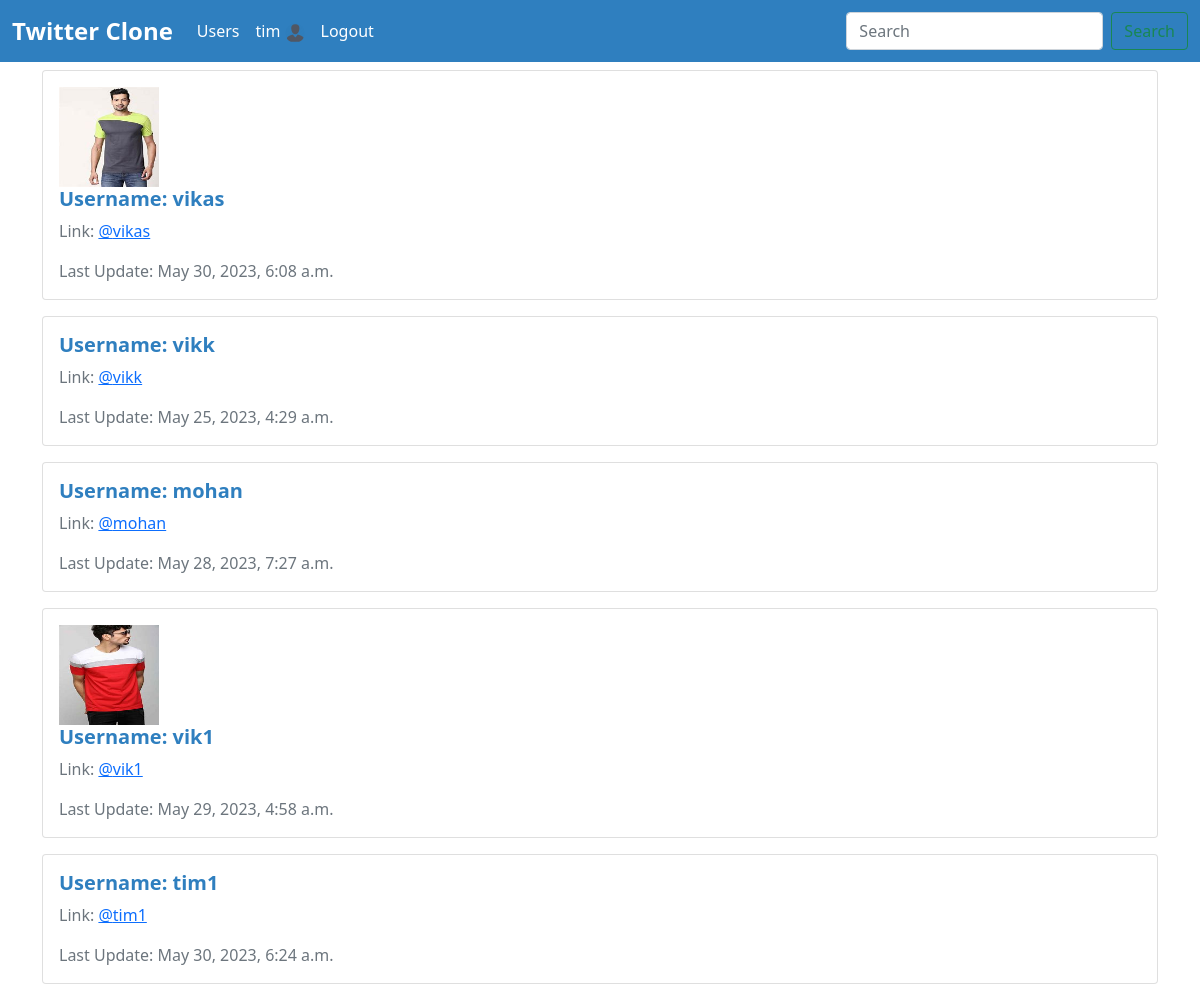
The page /user-profile/ (signed in) on the database its author committed.
### app/models.py (models this page shows, shortened)
class Profile(models.Model):
    user = models.OneToOneField(User, on_delete=models.CASCADE)
    follows = models.ManyToManyField("self", related_name='followed_by', symmetrical=False, blank=True)
    profile_pic = models.ImageField(null=True, blank=True, upload_to='images/')
    bio = models.TextField(null=True, blank=True)
    social_link = models.CharField(max_length=200, null=True, blank=True)
    updated_date = models.DateTimeField(User, auto_now=True)

### app/views.py (the view)
# urls.py: path('user-profile/', views.user_profile, name='profile_list'),
def user_profile(request):
    if request.user.is_authenticated:
        profiles = Profile.objects.exclude(user=request.user)
        context = {
            'profiles':profiles
        }
        return render(request, 'app/profile_list.html', context)
    else:
        messages.warning(request, "You must be logged in")
        return redirect('home')

### app/templates/app/profile_list.html (shortened to what this page needs)
{% extends 'app/base.html' %}
{% block content %}
    <div class="container mt-2">
        {% if profiles %}
            {% for profile in profiles %}
                <div class="card mb-3">
                    <div class="card-body">
                        {% if profile.profile_pic %}
                        <img src="{{ profile.profile_pic.url }}" width="100px" height="100px" alt="">
                        {% endif %}
                        <h5 class="card-title" style="color: #2f7fbf; font-weight: bold;">Username: {{ profile.user.username }}</h5>
                        <p class="card-text" style="color: #6c757d;">Link: <a href="{% url 'profile' profile.user.id %}">@{{ profile.user.username|lower }}</a></p>
                        <p class="card-text" style="color: #6c757d;">Last Update: {{ profile.updated_date }}</p>
                    </div>
                </div>
            {% endfor %}
        {% endif %}
    </div>
{% endblock content %}

### app/templates/app/base.html (shortened to what this page needs)
<!doctype html>
<html lang="en">
{% load static %}
  <head>
    <link href="https://cdn.jsdelivr.net/npm/bootstrap@5.0.2/dist/css/bootstrap.min.css" rel="stylesheet">
  </head>
  <body>
    <nav class="navbar navbar-expand-lg navbar-dark">
      <div class="container-fluid">
        <a class="navbar-brand" href="/">Twitter Clone</a>
        <div class="collapse navbar-collapse" id="navbarSupportedContent">
          <ul class="navbar-nav me-auto mb-2 mb-lg-0">
            <li class="nav-item">
              <a class="nav-link active" href="{% url 'profile_list' %}">Users</a>
            </li>
            {% if request.user.is_authenticated %}
            <li class="nav-item">
              <a class="nav-link active" href="{% url 'profile' request.user.id %}"> {{ request.user.username }}
                {% if request.user.profile.profile_pic %}
                <img src="{{ request.user.profile.profile_pic.url }}" width="20px" class="rounded-circle" alt="">
                {% else %}
                <img src="{% static 'images/user1.png' %}" width="20px" class="rounded-circle" alt="">
                {% endif %}
              </a>
            </li>
            <li class="nav-item">
              <a class="nav-link active" href="{% url 'logout' %}">Logout</a>
            </li>
            {% endif %}
          </ul>
          <form class="d-flex">
            <input class="form-control me-2" type="search" placeholder="Search" aria-label="Search">
            <button class="btn btn-outline-success" type="submit">Search</button>
          </form>
        </div>
      </div>
    </nav>
    {% block content %}
    {% endblock content %}
  </body>
</html>

### app/templates/app/base.html (style rules this page uses)
.navbar-brand { font-size: 24px; font-weight: bold; }
.navbar-dark { background-color: #2f7fbf; }
.nav-link { color: #ffffff; }

### rows shown on the page
Profile: profile_pic (picture), user.username "vikas", updated_date "May 30, 2023, 6:08 a.m."
Profile: user.username "vikk", updated_date "May 25, 2023, 4:29 a.m."
Profile: user.username "mohan", updated_date "May 28, 2023, 7:27 a.m."
Profile: profile_pic (picture), user.username "vik1", updated_date "May 29, 2023, 4:58 a.m."
Profile: user.username "tim1", updated_date "May 30, 2023, 6:24 a.m."

### other values the page prints
{{ request.user.username }} "tim"
